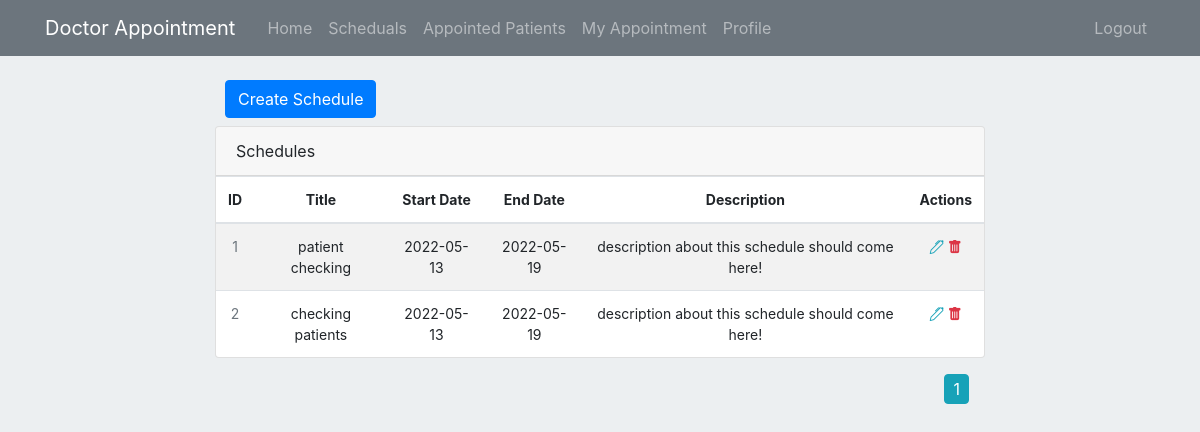
Page /schedule (signed in) on the committed database.
### appointment/Models/ScheduleModel.py (models this page shows, shortened)
class Schedule(db.Model):
    __tablename__='Schedule'
    id = db.Column(db.Integer, primary_key=True)
    name = db.Column(db.String(100), nullable=False)
    doctor_id = db.Column(db.Integer, db.ForeignKey('user.id'))
    start_date = db.Column(db.Date(), default = datetime.now().date())
    end_date = db.Column(db.Date(), default = datetime.now().date())
    description = db.Column(db.Text())
    appointment = db.relationship('Appointment', backref='Schedule', lazy=True)

### appointment/routes.py (the view)
@app.route("/schedule", methods=('GET', 'POST'))
@login_required
@doctor_required
def schedule():
    return create_schedule()

### appointment/Models/UserModel.py (called while the page is built)
@login_manager.user_loader
def load_user(user_id):
    return User.query.get(int(user_id))

### appointment/privilege.py (called while the page is built)
def doctor_required(f):
    @wraps(f)
    def wrap(*args, **kwargs):
        if current_user and current_user.role == 2 :
            return f(*args, **kwargs)
        flash("Ooops login or your privilege is not satisfied", "info")
        return redirect(url_for('home'))
    return wrap

### appointment/queries.py (called while the page is built)
def get_schedule_list(id):
    page = request.args.get('page', 1, type=int)
    return Schedule.query.filter(Schedule.doctor_id==id).paginate(page=page, per_page=8)

### appointment/view.py (called while the page is built, shortened)
def create_schedule():
    form = CreateSchedule()
    current_user_schedules = get_schedule_list(current_user.id)
    return render_template("schedule.html", form=form, schedules=current_user_schedules)

### appointment/templates/schedule.html (shortened to what this page needs)
{% extends "layout/layout.html" %}
{% block content %}
{% include 'layout/home_header.html' %}
<div class="col-12 mt-8">
    <div class="col-lg-8 offset-lg-2 mb-2">
        <button type="button" class="btn btn-primary" data-toggle="modal" data-target="#exampleModal">
            Create Schedule
        </button>
    </div>
    <div class="row">
        <div class="col-lg-8 offset-lg-2">
            <div class="main-card mb-3 card">
                <div class="card-header">Schedules </div>
                <div class="table-responsive">
                    <table class="align-middle mb-0 table table-borderless table-striped table-hover">
                        <thead>
                            <tr class="app-normal-font">
                                <th class="text-center">ID</th>
                                <th class="text-center">Title</th>
                                <th class="text-center">Start Date</th>
                                <th class="text-center">End Date</th>
                                <th class="text-center">Description</th>
                                <th class="text-center">Actions</th>
                            </tr>
                        </thead>
                        <tbody>
                            {% for schedule in schedules.items %}
                                <tr class="app-normal-font p-0">
                                    <td class="text-center text-muted">{{ schedule.id }}</td>
                                    <td class="text-center">{{schedule.name}}</td>
                                    <td class="text-center">
                                        <div class="widget-content p-0">
                                            {{schedule.start_date}}
                                        </div>
                                    </td>
                                    <td class="text-center">{{schedule.end_date}}</td>
                                    <td class="text-center td_description_max_width">{{schedule.description}}</td>
                                    <td class="text-center">
                                        <a href="{{ url_for('doctor_edit_schedule', id = schedule.id) }}" class="text-info">
                                            <i class="bi bi-pen"></i>
                                        </a>
                                        <a href="{{ url_for('delete_schedule', id= schedule.id) }}" class="text-danger"  onclick="confirmation(event)">
                                            <i class="bi bi-trash-fill"></i>
                                        </a>
                                    </td>
                                </tr>
                            {% endfor %}
                        </tbody>
                    </table>
                </div>
            </div>
            <div class="float-right mr-3">
                {% for page_num in schedules.iter_pages(left_edge=1, right_edge=1, left_current=1, right_current=2) %}
                    {% if page_num  %}
                        {% if schedules.page == page_num %}
                            <a class="btn btn-info nb-4" style="padding:2px 8px;" href="{{ url_for('schedule', page=page_num)}}">{{page_num}}</a>
                        {% else %}
                            <a class="btn btn-outline-info nb-4" style="padding:2px 8px;" href="{{ url_for('schedule', page=page_num)}}">{{page_num}}</a>
                        {% endif %}
                    {% else %}
                        ...
                    {% endif %}
                {% endfor %}
            </div>
        </div>
    </div>
</div>
{% endblock %}

### appointment/static/style.css (style rules this page uses)
.mt-8 { margin-top: 80px; }
.p-0 { padding: 0 !important; }
.body-bg { background-color: #eceff1; }
.app-normal-font { font-size: 14px; }
.td_description_max_width { max-width: 450px; }

### rows in the picture
Schedule: id "1", name "patient checking", start_date "2022-05-13", end_date "2022-05-19", description "description about this schedule should come here!"
Schedule: id "2", name "checking patients", start_date "2022-05-13", end_date "2022-05-19", description "description about this schedule should come here!"

### other values in the picture
{{ page_num }} "1"
